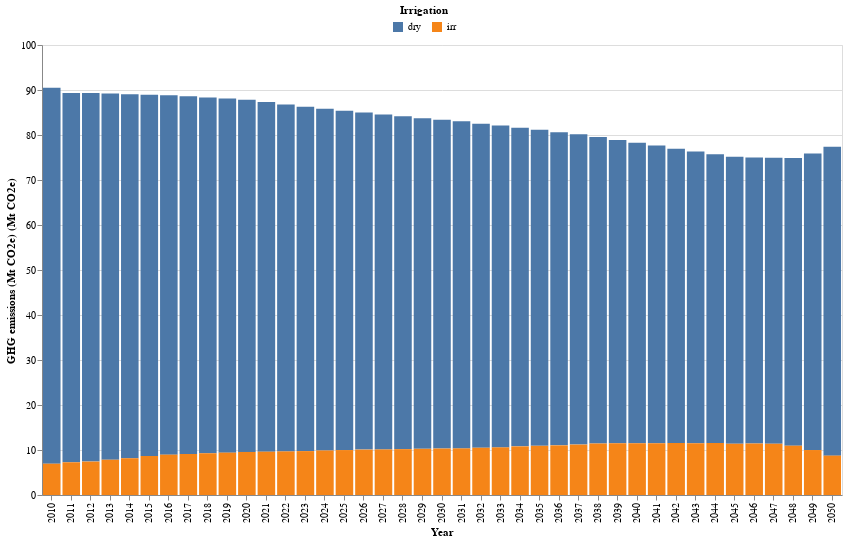

The notebook cell saved with this chart:
### Markdown cell above
### Emissions by differrnt irrigation system

### Code cell
# HIDE CODE
# get the df and plot
GHG_dry_irr_df,GHG_dry_irr_plot = ag_lucc_GHG.plot_GHG_dry_irr()
GHG_dry_irr_plot

### Figure 1 — Vega-Lite specification as saved in the notebook (floating-point values rounded to 4 significant figures)
{"config": {"view": {"continuousWidth": 300, "continuousHeight": 300}}, "layer": [{"mark": {"type": "bar"}, "encoding": {"color": {"field": "Irrigation", "legend": {"direction": "horizontal", "legendX": 350, "legendY": -40, "orient": "none", "title": "Irrigation", "titleAnchor": "middle"}, "type": "nominal"}, "tooltip": [{"field": "Irrigation", "title": "Irrigation", "type": "nominal"}, {"field": "Quantity (Mt CO2e)", "title": "GHG emissions (Mt CO2e)", "type": "quantitative"}], "x": {"axis": {"labelAngle": -90, "title": "Year"}, "field": "Year", "type": "ordinal"}, "y": {"field": "Quantity (Mt CO2e)", "scale": {"reverse": false}, "title": "GHG emissions (Mt CO2e) (Mt CO2e)", "type": "quantitative"}}}], "data": {"name": "data-894fc9f1a08f38076416c5b4786499b4"}, "height": 450, "width": 800, "$schema": "https://vega.github.io/schema/vega-lite/v5.15.1.json", "datasets": {"data-894fc9f1a08f38076416c5b4786499b4": [{"Year": 2010, "Irrigation": "dry", "Quantity (Mt CO2e)": 83.56}, {"Year": 2010, "Irrigation": "irr", "Quantity (Mt CO2e)": 6.95}, {"Year": 2011, "Irrigation": "dry", "Quantity (Mt CO2e)": 82.05}, {"Year": 2011, "Irrigation": "irr", "Quantity (Mt CO2e)": 7.271}, {"Year": 2012, "Irrigation": "dry", "Quantity (Mt CO2e)": 81.92}, {"Year": 2012, "Irrigation": "irr", "Quantity (Mt CO2e)": 7.426}, {"Year": 2013, "Irrigation": "dry", "Quantity (Mt CO2e)": 81.37}, {"Year": 2013, "Irrigation": "irr", "Quantity (Mt CO2e)": 7.836}, {"Year": 2014, "Irrigation": "dry", "Quantity (Mt CO2e)": 80.89}, {"Year": 2014, "Irrigation": "irr", "Quantity (Mt CO2e)": 8.172}, {"Year": 2015, "Irrigation": "dry", "Quantity (Mt CO2e)": 80.3}, {"Year": 2015, "Irrigation": "irr", "Quantity (Mt CO2e)": 8.661}, {"Year": 2016, "Irrigation": "dry", "Quantity (Mt CO2e)": 79.85}, {"Year": 2016, "Irrigation": "irr", "Quantity (Mt CO2e)": 8.966}, {"Year": 2017, "Irrigation": "dry", "Quantity (Mt CO2e)": 79.48}, {"Year": 2017, "Irrigation": "irr", "Quantity (Mt CO2e)": 9.11}, {"Year": 2018, "Irrigation": "dry", "Quantity (Mt CO2e)": 79.07}, {"Year": 2018, "Irrigation": "irr", "Quantity (Mt CO2e)": 9.279}, {"Year": 2019, "Irrigation": "dry", "Quantity (Mt CO2e)": 78.69}, {"Year": 2019, "Irrigation": "irr", "Quantity (Mt CO2e)": 9.414}, {"Year": 2020, "Irrigation": "dry", "Quantity (Mt CO2e)": 78.29}, {"Year": 2020, "Irrigation": "irr", "Quantity (Mt CO2e)": 9.568}, {"Year": 2021, "Irrigation": "dry", "Quantity (Mt CO2e)": 77.7}, {"Year": 2021, "Irrigation": "irr", "Quantity (Mt CO2e)": 9.626}, {"Year": 2022, "Irrigation": "dry", "Quantity (Mt CO2e)": 77.1}, {"Year": 2022, "Irrigation": "irr", "Quantity (Mt CO2e)": 9.692}, {"Year": 2023, "Irrigation": "dry", "Quantity (Mt CO2e)": 76.5}, {"Year": 2023, "Irrigation": "irr", "Quantity (Mt CO2e)": 9.757}, {"Year": 2024, "Irrigation": "dry", "Quantity (Mt CO2e)": 75.91}, {"Year": 2024, "Irrigation": "irr", "Quantity (Mt CO2e)": 9.893}, {"Year": 2025, "Irrigation": "dry", "Quantity (Mt CO2e)": 75.43}, {"Year": 2025, "Irrigation": "irr", "Quantity (Mt CO2e)": 9.986}, {"Year": 2026, "Irrigation": "dry", "Quantity (Mt CO2e)": 74.91}, {"Year": 2026, "Irrigation": "irr", "Quantity (Mt CO2e)": 10.09}, {"Year": 2027, "Irrigation": "dry", "Quantity (Mt CO2e)": 74.44}, {"Year": 2027, "Irrigation": "irr", "Quantity (Mt CO2e)": 10.13}, {"Year": 2028, "Irrigation": "dry", "Quantity (Mt CO2e)": 73.97}, {"Year": 2028, "Irrigation": "irr", "Quantity (Mt CO2e)": 10.2}, {"Year": 2029, "Irrigation": "dry", "Quantity (Mt CO2e)": 73.46}, {"Year": 2029, "Irrigation": "irr", "Quantity (Mt CO2e)": 10.26}, {"Year": 2030, "Irrigation": "dry", "Quantity (Mt CO2e)": 73.06}, {"Year": 2030, "Irrigation": "irr", "Quantity (Mt CO2e)": 10.33}, {"Year": 2031, "Irrigation": "dry", "Quantity (Mt CO2e)": 72.7}, {"Year": 2031, "Irrigation": "irr", "Quantity (Mt CO2e)": 10.36}, {"Year": 2032, "Irrigation": "dry", "Quantity (Mt CO2e)": 72.0}, {"Year": 2032, "Irrigation": "irr", "Quantity (Mt CO2e)": 10.5}, {"Year": 2033, "Irrigation": "dry", "Quantity (Mt CO2e)": 71.53}, {"Year": 2033, "Irrigation": "irr", "Quantity (Mt CO2e)": 10.58}, {"Year": 2034, "Irrigation": "dry", "Quantity (Mt CO2e)": 70.8}, {"Year": 2034, "Irrigation": "irr", "Quantity (Mt CO2e)": 10.81}, {"Year": 2035, "Irrigation": "dry", "Quantity (Mt CO2e)": 70.24}, {"Year": 2035, "Irrigation": "irr", "Quantity (Mt CO2e)": 10.93}, {"Year": 2036, "Irrigation": "dry", "Quantity (Mt CO2e)": 69.58}, {"Year": 2036, "Irrigation": "irr", "Quantity (Mt CO2e)": 11.03}, {"Year": 2037, "Irrigation": "dry", "Quantity (Mt CO2e)": 68.93}, {"Year": 2037, "Irrigation": "irr", "Quantity (Mt CO2e)": 11.21}, {"Year": 2038, "Irrigation": "dry", "Quantity (Mt CO2e)": 68.12}, {"Year": 2038, "Irrigation": "irr", "Quantity (Mt CO2e)": 11.43}, {"Year": 2039, "Irrigation": "dry", "Quantity (Mt CO2e)": 67.43}, {"Year": 2039, "Irrigation": "irr", "Quantity (Mt CO2e)": 11.47}, {"Year": 2040, "Irrigation": "dry", "Quantity (Mt CO2e)": 66.74}, {"Year": 2040, "Irrigation": "irr", "Quantity (Mt CO2e)": 11.51}, {"Year": 2041, "Irrigation": "dry", "Quantity (Mt CO2e)": 66.15}, {"Year": 2041, "Irrigation": "irr", "Quantity (Mt CO2e)": 11.51}, {"Year": 2042, "Irrigation": "dry", "Quantity (Mt CO2e)": 65.39}, {"Year": 2042, "Irrigation": "irr", "Quantity (Mt CO2e)": 11.58}, {"Year": 2043, "Irrigation": "dry", "Quantity (Mt CO2e)": 64.84}, {"Year": 2043, "Irrigation": "irr", "Quantity (Mt CO2e)": 11.51}, {"Year": 2044, "Irrigation": "dry", "Quantity (Mt CO2e)": 64.17}, {"Year": 2044, "Irrigation": "irr", "Quantity (Mt CO2e)": 11.54}, {"Year": 2045, "Irrigation": "dry", "Quantity (Mt CO2e)": 63.76}, {"Year": 2045, "Irrigation": "irr", "Quantity (Mt CO2e)": 11.4}, {"Year": 2046, "Irrigation": "dry", "Quantity (Mt CO2e)": 63.56}, {"Year": 2046, "Irrigation": "irr", "Quantity (Mt CO2e)": 11.44}, {"Year": 2047, "Irrigation": "dry", "Quantity (Mt CO2e)": 63.55}, {"Year": 2047, "Irrigation": "irr", "Quantity (Mt CO2e)": 11.38}, {"Year": 2048, "Irrigation": "dry", "Quantity (Mt CO2e)": 63.92}, {"Year": 2048, "Irrigation": "irr", "Quantity (Mt CO2e)": 10.95}, {"Year": 2049, "Irrigation": "dry", "Quantity (Mt CO2e)": 65.92}, {"Year": 2049, "Irrigation": "irr", "Quantity (Mt CO2e)": 9.99}, {"Year": 2050, "Irrigation": "dry", "Quantity (Mt CO2e)": 68.62}, {"Year": 2050, "Irrigation": "irr", "Quantity (Mt CO2e)": 8.749}]}}
